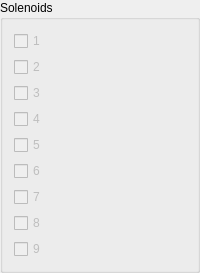
            <widget class="QGroupBox" name="groupBox_6">
             <property name="title">
              <string>Solenoids</string>
             </property>
             <layout class="QVBoxLayout" name="verticalLayout_26">
              <item>
               <widget class="QCheckBox" name="checkBox_sol_1">
                <property name="enabled">
                 <bool>false</bool>
                </property>
                <property name="text">
                 <string>1</string>
                </property>
                <property name="checkable">
                 <bool>true</bool>
                </property>
               </widget>
              </item>
              <item>
               <widget class="QCheckBox" name="checkBox_sol_2">
                <property name="enabled">
                 <bool>false</bool>
                </property>
                <property name="text">
                 <string>2</string>
                </property>
                <property name="checkable">
                 <bool>true</bool>
                </property>
               </widget>
              </item>
              <item>
               <widget class="QCheckBox" name="checkBox_sol_3">
                <property name="enabled">
                 <bool>false</bool>
                </property>
                <property name="text">
                 <string>3</string>
                </property>
                <property name="checkable">
                 <bool>true</bool>
                </property>
               </widget>
              </item>
              <item>
               <widget class="QCheckBox" name="checkBox_sol_4">
                <property name="enabled">
                 <bool>false</bool>
                </property>
                <property name="text">
                 <string>4</string>
                </property>
                <property name="checkable">
                 <bool>true</bool>
                </property>
               </widget>
              </item>
              <item>
               <widget class="QCheckBox" name="checkBox_sol_5">
                <property name="enabled">
                 <bool>false</bool>
                </property>
                <property name="text">
                 <string>5</string>
                </property>
                <property name="checkable">
                 <bool>true</bool>
                </property>
               </widget>
              </item>
              <item>
               <widget class="QCheckBox" name="checkBox_sol_6">
                <property name="enabled">
                 <bool>false</bool>
                </property>
                <property name="text">
                 <string>6</string>
                </property>
                <property name="checkable">
                 <bool>true</bool>
                </property>
               </widget>
              </item>
              <item>
               <widget class="QCheckBox" name="checkBox_sol_7">
                <property name="enabled">
                 <bool>false</bool>
                </property>
                <property name="text">
                 <string>7</string>
                </property>
                <property name="checkable">
                 <bool>true</bool>
                </property>
               </widget>
              </item>
              <item>
               <widget class="QCheckBox" name="checkBox_sol_8">
                <property name="enabled">
                 <bool>false</bool>
                </property>
                <property name="text">
                 <string>8</string>
                </property>
                <property name="checkable">
                 <bool>true</bool>
                </property>
               </widget>
              </item>
              <item>
               <widget class="QCheckBox" name="checkBox_sol_9">
                <property name="enabled">
                 <bool>false</bool>
                </property>
                <property name="text">
                 <string>9</string>
                </property>
                <property name="checkable">
                 <bool>true</bool>
                </property>
               </widget>
              </item>
             </layout>
            </widget>
